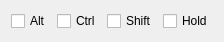
           <widget class="QWidget" name="horizontalLayoutWidget">
            <property name="geometry">
             <rect>
              <x>10</x>
              <y>80</y>
              <width>217</width>
              <height>24</height>
             </rect>
            </property>
            <layout class="QHBoxLayout" name="horizontalLayout_60">
             <item>
              <widget class="QCheckBox" name="cbBLEHIDAlt">
               <property name="toolTip">
                <string>Alternate key</string>
               </property>
               <property name="text">
                <string>Alt</string>
               </property>
              </widget>
             </item>
             <item>
              <widget class="QCheckBox" name="cbBLEHIDCtrl">
               <property name="toolTip">
                <string>Control key</string>
               </property>
               <property name="text">
                <string>Ctrl</string>
               </property>
              </widget>
             </item>
             <item>
              <widget class="QCheckBox" name="cbBLEHIDCapLock">
               <property name="toolTip">
                <string>Shift key</string>
               </property>
               <property name="text">
                <string>Shift</string>
               </property>
              </widget>
             </item>
             <item>
              <widget class="QCheckBox" name="cbBLEHIDHold">
               <property name="toolTip">
                <string>When selected, clicking buttons stays in hold position until it is clicked again to release. This allows multiple keys entry.</string>
               </property>
               <property name="statusTip">
                <string/>
               </property>
               <property name="text">
                <string>Hold</string>
               </property>
              </widget>
             </item>
            </layout>
           </widget>
